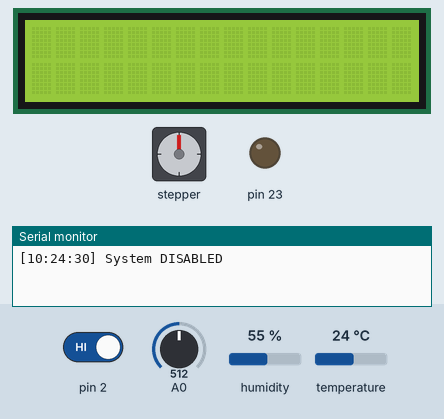
The sketch below on a simulated Arduino Uno, built with avr-gcc and run on an emulated ATmega328P. Parts: 16×2 character LCD, stepper motor, output pins drawn as LEDs (lit = HIGH), the last lines printed to the serial monitor. The test bench sets the inputs (shaded band); at power-on: pin 2 HIGH, A0 = 512, humidity 55 %, temperature 24 °C. The local clock reads 2024-03-15 10:24:30 at power-on unless the sketch sets it; stepper angles assume 2048 steps per turn.

Above: at 1.2 s.
1.3 s: pin 2 driven LOW
At 1.8 s:
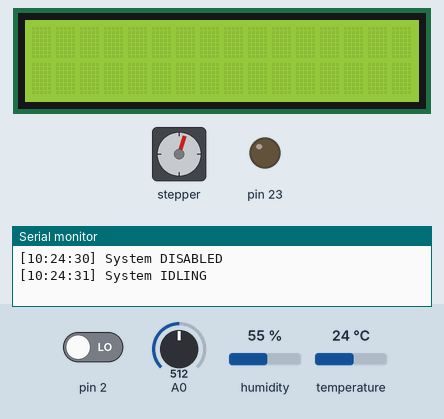
At 2.4 s:
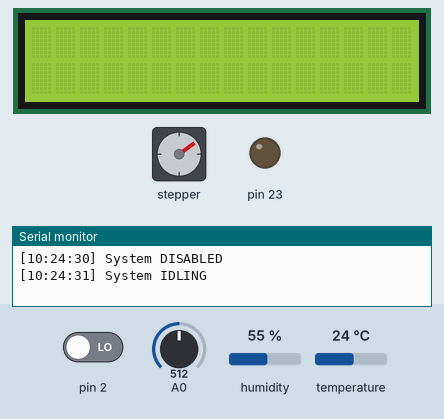
Timing chart, 0 to 14.5 s (numbered marks = the images above; inputs shaded):
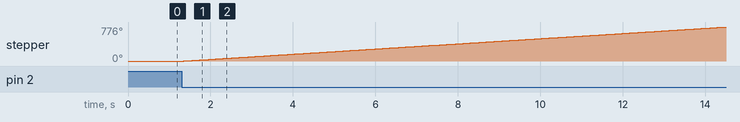

The sketch:

final_project.ino
```cpp
// Nicole Lacanlale and Thalia Ysassi
// Group 30
// CPE 301 Final Project

#include <DHT.h>            // humidity and temperature library
#include <LiquidCrystal.h>  // lcd library
#include <Stepper.h>        // stepper library
#include <RTClib.h>         // rtc library

// macros
#define RDA 0x80
#define TBE 0x20
#define DHTPIN 11
#define DHTTYPE DHT11

// four states of the system
enum States {
  DISABLED,  // yellow led
  IDLE,      // green led
  ERROR,     // red led
  RUNNING    // blue led
};

// GPIO registers pointers
unsigned char *ddr_b = (unsigned char *)0x24;
unsigned char *port_b = (unsigned char *)0x25;
unsigned char *pin_b = (unsigned char *)0x23;
unsigned char *ddr_h = (unsigned char *)0x101;
unsigned char *port_h = (unsigned char *)0x102;
unsigned char *pin_h = (unsigned char *)0x100;
unsigned char *ddr_e = (unsigned char *)0x2D;
unsigned char *port_e = (unsigned char *)0x2E;
unsigned char *pin_e = (unsigned char *)0x2C;
unsigned char *ddr_g = (unsigned char *)0x33;
unsigned char *port_g = (unsigned char *)0x34;
unsigned char* ddr_l  = (unsigned char*)0x10A;
unsigned char* port_l = (unsigned char*)0x10B;

// UART registers pointers
volatile unsigned char *myUCSR0A = (unsigned char *)0x00C0;
volatile unsigned char *myUCSR0B = (unsigned char *)0x00C1;
volatile unsigned char *myUCSR0C = (unsigned char *)0x00C2;
volatile unsigned int *myUBRR0 = (unsigned int *)0x00C4;
volatile unsigned char *myUDR0 = (unsigned char *)0x00C6;

// ADC registers pointers
volatile unsigned char *my_ADMUX = (unsigned char *)0x7C;
volatile unsigned char *my_ADCSRB = (unsigned char *)0x7B;
volatile unsigned char *my_ADCSRA = (unsigned char *)0x7A;
volatile unsigned int *my_ADC_DATA = (unsigned int *)0x78;

// set up lcd
const int RS = 22, EN = 24, D4 = 26, D5 = 28, D6 = 30, D7 = 32;
LiquidCrystal lcd(RS, EN, D4, D5, D6, D7);

// set up stepper
const int stepsPerRevolution = 2048;
const int halfTurn = 1024;
Stepper myStepper(stepsPerRevolution, 8, 6, 7, 5);

// thresholds
unsigned int waterThreshold = 150;
unsigned int tempThreshold = 26;

// state tracker
States currState = DISABLED;
States prevState = DISABLED;

// real time clock and temperature/humidity sensor
DHT dht(DHTPIN, DHTTYPE);
RTC_DS1307 rtc;

// for one minute LCD updates
unsigned long lastLCDUpdate = 0;
const unsigned long lcdInterval = 60000;

// for ISR start request
volatile bool startRequest = false;

void setup() {
  U0init(9600);  // setup the UART
  adc_init();    // setup the ADC

  // configure buttons to input
  *ddr_b &= ~(1 << 6);           // stop button
  *ddr_h &= ~(1 << 6);           // reset button
  *ddr_e &= 0xDF;                // vent control button
  *ddr_e &= ~(1 << 4);           // start button

  // configure fan pin to output
  *ddr_b |= (1 << 7);

  // attach interrupt
  attachInterrupt(digitalPinToInterrupt(2), handleStartRequest, FALLING);

  // enable internal pull up resistors for buttons
  *port_h |=  (1 << 6);
  *port_b |= (1 << 6);
  *port_e |= 0x20;
  *port_e |= (1 << 4);

  // configure leds to output and enable pull up resistors
  *ddr_l  |=  (1 << 1) | (1 << 3) | (1 << 5) | (1 << 7);
  *port_l &= ~((1 << 1) | (1 << 3) | (1 << 5) | (1 << 7));

  dht.begin();       // set up dht
  rtc.begin();       // set up rtc
  lcd.begin(16, 2);  // set up lcd

  myStepper.setSpeed(10);  // set up stepper speed
}

void loop() {
    unsigned long currentMillis = millis();

  // monitor humidity and temperature and report to LCD screen once per minute, only if state is not disabled
  if (currState != DISABLED) {

    if (currState == ERROR) {
        lcd.clear();
        lcd.setCursor(0, 0);
        lcd.print("Error!");
        lcd.setCursor(0, 1);
        lcd.print("Water Levels Low");
        lcd.clear();
    }

    // get humidity and temperature
    float humidity = dht.readHumidity();
    float temperature = dht.readTemperature();

    // make updates every minute
    if (currentMillis - lastLCDUpdate >= lcdInterval) {
        lastLCDUpdate = currentMillis;  // reset the timer

      lcd.clear();
      lcd.setCursor(0, 0);
      lcd.print("Temp: ");
      lcd.print(temperature);
      lcd.print(" C");

      lcd.setCursor(0, 1);
      lcd.print("Humidity: ");
      lcd.print(humidity);
    }

    bool pressedVentControl = !(*pin_e & (1 << 5));  // check for vent control press
    bool pressedStop = !(*pin_b & (1 << 6));         // check for stop press

    if (pressedStop) {
        if (!(*pin_b & (1 << 6))) {
            currState = DISABLED;
            printStateMessage(currState);
            return;
        }
    }

    if (pressedVentControl) {
      myStepper.step(halfTurn);   // rotate 180 degrees
    }

    if (currState == IDLE) {
      LEDstate(IDLE);
      fanControl(IDLE);
      unsigned int waterSensorVal = adc_read(0);

      if (waterSensorVal < waterThreshold) {
        currState = ERROR;
        printStateMessage(currState);
        return;
      } else {
        if (temperature > tempThreshold) {
          currState = RUNNING;
          printStateMessage(currState);
          return;
        }
      }
    } else if (currState == ERROR) {
      LEDstate(ERROR);
      fanControl(ERROR);
      printStateMessage(currState);
      bool pressedReset = !(*pin_h & (1 << 6));

      if (pressedReset) {
        unsigned int waterSensorVal = adc_read(0);

        if (waterSensorVal > waterThreshold) {
          currState = IDLE;
          printStateMessage(currState);
          return;
        }
      }
    } else if (currState == RUNNING) {
      LEDstate(RUNNING);
      fanControl(RUNNING);
      printStateMessage(currState);

      if (temperature < tempThreshold) {
        currState = IDLE;
        printStateMessage(currState);
        return;
      }

      unsigned int waterSensorVal = adc_read(0);

      if (waterSensorVal < waterThreshold) {
        currState = ERROR;
        printStateMessage(currState);
        return;
      }
    }

  } else { // disabled state
    LEDstate(DISABLED);
    fanControl(DISABLED);
    printStateMessage(currState);

    if (startRequest) {   // check for start button press
      startRequest = false;
      currState = IDLE;
      printStateMessage(currState);
      return;
    }
  }
}

// handle start button press
void handleStartRequest() {
  startRequest = true;
}

// adc initialization
void adc_init() {
    *my_ADCSRA |= 0b10000000;
    *my_ADCSRA &= 0b11011111;
    *my_ADCSRA &= 0b11110111;
    *my_ADCSRA &= 0b11111000;
    *my_ADCSRB &= 0b11110111;
    *my_ADCSRB &= 0b11111000;
    *my_ADMUX &= 0b01111111;
    *my_ADMUX |= 0b01000000;
    *my_ADMUX &= 0b11011111;
    *my_ADMUX &= 0b11100000;
}

// read adc
unsigned int adc_read(unsigned char adc_channel_num) {
    *my_ADMUX &= 0b11100000;
    *my_ADCSRB &= 0b11110111;
    if (adc_channel_num > 7) {
        adc_channel_num -= 8;
        *my_ADCSRB |= 0b00001000;
    }
    *my_ADMUX += adc_channel_num;
    *my_ADCSRA |= 0x40;
    while ((*my_ADCSRA & 0x40) != 0);
    return *my_ADC_DATA;
}

// uart functions
void U0init(int U0baud) {
  unsigned long FCPU = 16000000;
  unsigned int tbaud;
  tbaud = (FCPU / 16 / U0baud - 1);
  *myUCSR0A = 0x20;
  *myUCSR0B = 0x18;
  *myUCSR0C = 0x06;
  *myUBRR0 = tbaud;
}

unsigned char U0kbhit() {
  return *myUCSR0A & RDA;
}

unsigned char U0getchar() {
  return *myUDR0;
}

void U0putchar(unsigned char U0pdata) {
  while ((*myUCSR0A & TBE) == 0)
    ;
  *myUDR0 = U0pdata;
}

// light led depending on state
void LEDstate(States s) {
  *port_l &= ~((1 << 1) | (1 << 3) | (1 << 5) | (1 << 7));

  switch (s) {
    case IDLE:
      *port_l |= (1 << 1);  // green led
      break;

    case DISABLED:
      *port_l |= (1 << 3);  // yellow led
      break;

    case ERROR:
      *port_l |= (1 << 5);  // red led
      break;

    case RUNNING:
      *port_l |= (1 << 7);  // blue led
      break;
  }
}

// control fan depending on state
void fanControl(States s) {
    static bool fanState = false; // tracks current fan state

    switch (s) {
        case RUNNING:
            *port_b |= (1 << 7); // turn fan on
            if (!fanState) {     // print if fan just turned on
                fanState = true;
                printFanActivity("Fan ON");
            }
            break;

        case IDLE:
        case ERROR:
        case DISABLED:
        default:
            *port_b &= ~(1 << 7); // turn fan off
            if (fanState) {       // print if fan just turned off
                fanState = false;
                printFanActivity("Fan OFF");
            }
            break;
    }
}

// prints fan activity
void printFanActivity(const char* action) {
    DateTime now = rtc.now();      // get current time from rtc
    char buffer[32];

    snprintf(buffer, sizeof(buffer), "[%02d:%02d:%02d] ", now.hour(), now.minute(), now.second());

    // print timestamp
    U0sendString((unsigned char*)buffer);
    U0sendString((unsigned char*)action);
    U0sendString((unsigned char*)"\r\n");
}

void printStateMessage(States s) {
    static States prevState = IDLE;  // track last update

    if (s != prevState) {
        DateTime now = rtc.now(); // get current time from rtc
        char timestamp[16];

        snprintf(timestamp, sizeof(timestamp), "[%02d:%02d:%02d] ", now.hour(), now.minute(), now.second());

        // send timestamp to uart
        U0sendString((unsigned char*)timestamp);

        // print message depending on current state
        switch (s) {
            case ERROR:
                U0sendString((unsigned char*)"System ERROR: Water levels low!\r\n");
                break;
            case IDLE:
                U0sendString((unsigned char*)"System IDLING\r\n");
                break;
            case RUNNING:
                U0sendString((unsigned char*)"System RUNNING\r\n");
                break;
            case DISABLED:
                U0sendString((unsigned char*)"System DISABLED\r\n");
                break;
        }

        prevState = s;  // update previous state
    }
}

// helper function for printing to serial monitor
void U0sendString(const unsigned char* msg) {
    for (int i = 0; msg[i] != '\0'; i++) {
        U0putchar(msg[i]);
    }
}
```

Measured:
- after the input at 1.3 s, stepper: keeps turning clockwise at about 59°/s, starting after 0.05 s
